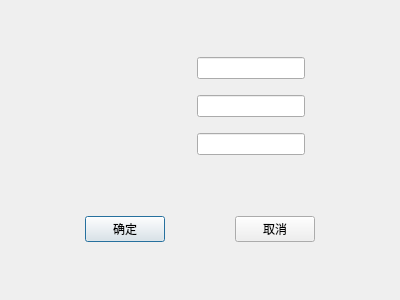
<?xml version="1.0" encoding="UTF-8"?>
<ui version="4.0">
 <class>CustomDialog</class>
 <widget class="QDialog" name="CustomDialog">
  <property name="geometry">
   <rect>
    <x>0</x>
    <y>0</y>
    <width>400</width>
    <height>300</height>
   </rect>
  </property>
  <property name="windowTitle">
   <string>CustomDialog</string>
  </property>
  <layout class="QVBoxLayout" name="verticalLayout">
   <item>
    <widget class="QWidget" name="widget" native="true">
     <property name="sizePolicy">
      <sizepolicy hsizetype="Preferred" vsizetype="Fixed">
       <horstretch>0</horstretch>
       <verstretch>0</verstretch>
      </sizepolicy>
     </property>
     <layout class="QGridLayout" name="gridLayout">
      <item row="0" column="0">
       <spacer name="horizontalSpacer_2">
        <property name="orientation">
         <enum>Qt::Horizontal</enum>
        </property>
        <property name="sizeHint" stdset="0">
         <size>
          <width>40</width>
          <height>20</height>
         </size>
        </property>
       </spacer>
      </item>
      <item row="0" column="4">
       <spacer name="horizontalSpacer_3">
        <property name="orientation">
         <enum>Qt::Horizontal</enum>
        </property>
        <property name="sizeHint" stdset="0">
         <size>
          <width>40</width>
          <height>20</height>
         </size>
        </property>
       </spacer>
      </item>
      <item row="0" column="3">
       <widget class="QLineEdit" name="rowsEdit"/>
      </item>
      <item row="4" column="1">
       <widget class="QLabel" name="mineLabel">
        <property name="font">
         <font>
          <family>苹方 常规</family>
          <pointsize>11</pointsize>
         </font>
        </property>
        <property name="text">
         <string/>
        </property>
       </widget>
      </item>
      <item row="2" column="1">
       <widget class="QLabel" name="colsLabel">
        <property name="font">
         <font>
          <family>苹方 常规</family>
          <pointsize>11</pointsize>
         </font>
        </property>
        <property name="text">
         <string/>
        </property>
       </widget>
      </item>
      <item row="1" column="1">
       <spacer name="verticalSpacer">
        <property name="orientation">
         <enum>Qt::Vertical</enum>
        </property>
        <property name="sizeHint" stdset="0">
         <size>
          <width>20</width>
          <height>10</height>
         </size>
        </property>
       </spacer>
      </item>
      <item row="0" column="2">
       <spacer name="horizontalSpacer">
        <property name="orientation">
         <enum>Qt::Horizontal</enum>
        </property>
        <property name="sizeHint" stdset="0">
         <size>
          <width>40</width>
          <height>20</height>
         </size>
        </property>
       </spacer>
      </item>
      <item row="4" column="3">
       <widget class="QLineEdit" name="mineEdit"/>
      </item>
      <item row="0" column="1">
       <widget class="QLabel" name="rowsLabel">
        <property name="font">
         <font>
          <family>苹方 常规</family>
          <pointsize>11</pointsize>
          <stylestrategy>PreferAntialias</stylestrategy>
         </font>
        </property>
        <property name="text">
         <string/>
        </property>
       </widget>
      </item>
      <item row="2" column="3">
       <widget class="QLineEdit" name="colsEdit"/>
      </item>
      <item row="3" column="1">
       <spacer name="verticalSpacer_2">
        <property name="orientation">
         <enum>Qt::Vertical</enum>
        </property>
        <property name="sizeHint" stdset="0">
         <size>
          <width>20</width>
          <height>10</height>
         </size>
        </property>
       </spacer>
      </item>
     </layout>
    </widget>
   </item>
   <item>
    <widget class="QWidget" name="widget_2" native="true">
     <property name="sizePolicy">
      <sizepolicy hsizetype="Preferred" vsizetype="Fixed">
       <horstretch>0</horstretch>
       <verstretch>0</verstretch>
      </sizepolicy>
     </property>
     <layout class="QHBoxLayout" name="horizontalLayout">
      <item>
       <spacer name="horizontalSpacer_4">
        <property name="orientation">
         <enum>Qt::Horizontal</enum>
        </property>
        <property name="sizeHint" stdset="0">
         <size>
          <width>40</width>
          <height>20</height>
         </size>
        </property>
       </spacer>
      </item>
      <item>
       <widget class="QPushButton" name="commitBtn">
        <property name="font">
         <font>
          <family>苹方 常规</family>
         </font>
        </property>
        <property name="text">
         <string>确定</string>
        </property>
       </widget>
      </item>
      <item>
       <spacer name="horizontalSpacer_6">
        <property name="orientation">
         <enum>Qt::Horizontal</enum>
        </property>
        <property name="sizeHint" stdset="0">
         <size>
          <width>40</width>
          <height>20</height>
         </size>
        </property>
       </spacer>
      </item>
      <item>
       <widget class="QPushButton" name="cancelBtn">
        <property name="font">
         <font>
          <family>苹方 常规</family>
         </font>
        </property>
        <property name="text">
         <string>取消</string>
        </property>
       </widget>
      </item>
      <item>
       <spacer name="horizontalSpacer_5">
        <property name="orientation">
         <enum>Qt::Horizontal</enum>
        </property>
        <property name="sizeHint" stdset="0">
         <size>
          <width>40</width>
          <height>20</height>
         </size>
        </property>
       </spacer>
      </item>
     </layout>
    </widget>
   </item>
  </layout>
 </widget>
 <resources/>
 <connections/>
</ui>
